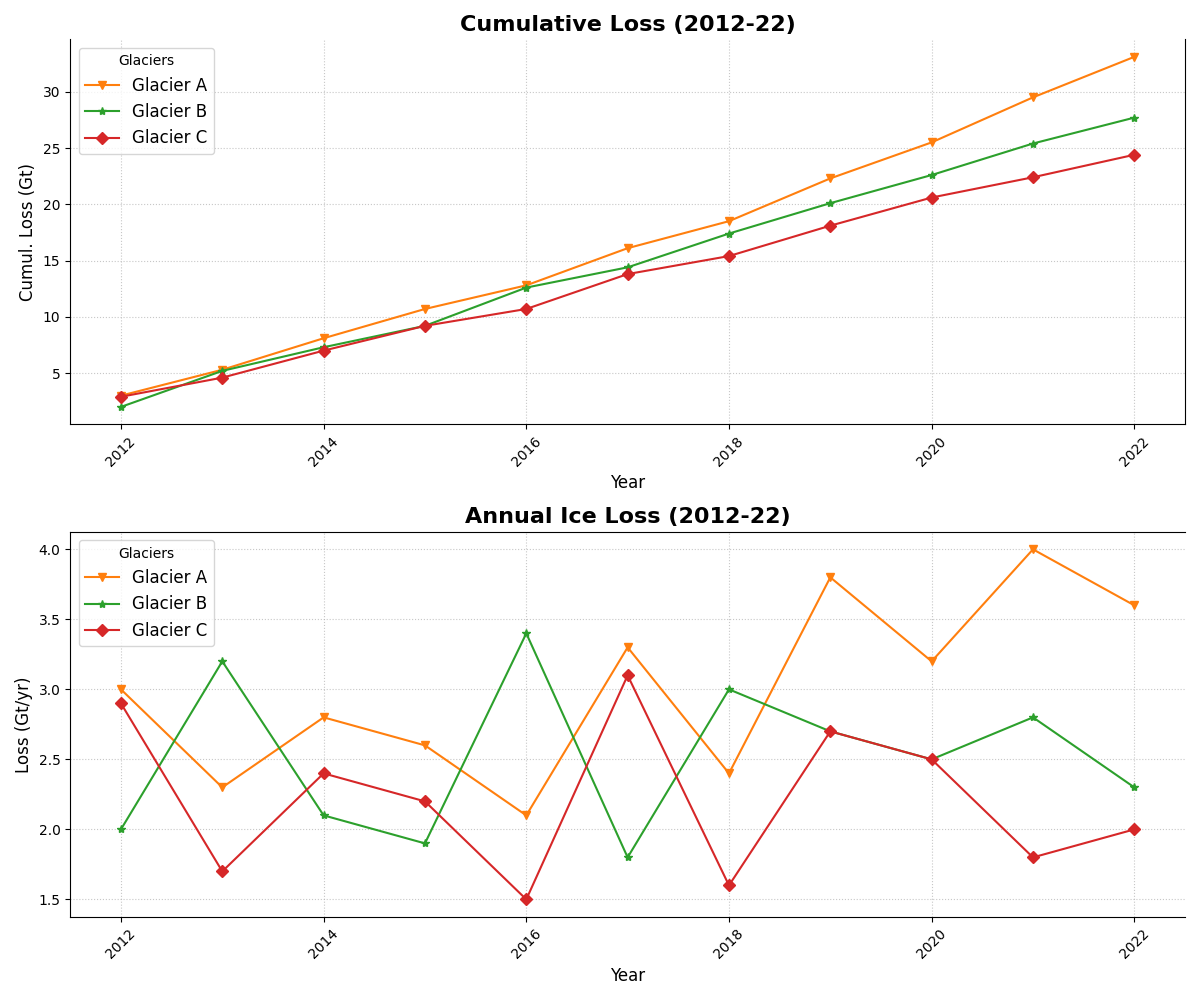

Recreate this plot in Python.
import matplotlib.pyplot as plt
import numpy as np

years = np.arange(2012, 2023)

glacier_a = np.array([3.0, 2.3, 2.8, 2.6, 2.1, 3.3, 2.4, 3.8, 3.2, 4.0, 3.6])
glacier_b = np.array([2.0, 3.2, 2.1, 1.9, 3.4, 1.8, 3.0, 2.7, 2.5, 2.8, 2.3])
glacier_c = np.array([2.9, 1.7, 2.4, 2.2, 1.5, 3.1, 1.6, 2.7, 2.5, 1.8, 2.0])

cumulative_a = np.cumsum(glacier_a)
cumulative_b = np.cumsum(glacier_b)
cumulative_c = np.cumsum(glacier_c)

fig, axs = plt.subplots(2, 1, figsize=(12, 10))

# Cumulative Loss Plot
axs[0].plot(years, cumulative_a, marker='v', label='Glacier A', color='#ff7f0e')
axs[0].plot(years, cumulative_b, marker='*', label='Glacier B', color='#2ca02c')
axs[0].plot(years, cumulative_c, marker='D', label='Glacier C', color='#d62728')

axs[0].set_title("Cumulative Loss (2012-22)", fontsize=16, fontweight='bold')
axs[0].set_xlabel("Year", fontsize=12)
axs[0].set_ylabel("Cumul. Loss (Gt)", fontsize=12)
axs[0].legend(loc='upper left', title='Glaciers', fontsize=12)
axs[0].grid(True, linestyle=':', alpha=0.7)
axs[0].tick_params(axis='x', rotation=45)
axs[0].spines['top'].set_visible(False)

# Annual Ice Loss Plot
axs[1].plot(years, glacier_a, marker='v', label='Glacier A', color='#ff7f0e')
axs[1].plot(years, glacier_b, marker='*', label='Glacier B', color='#2ca02c')
axs[1].plot(years, glacier_c, marker='D', label='Glacier C', color='#d62728')

axs[1].set_title("Annual Ice Loss (2012-22)", fontsize=16, fontweight='bold')
axs[1].set_xlabel("Year", fontsize=12)
axs[1].set_ylabel("Loss (Gt/yr)", fontsize=12)
axs[1].legend(loc='upper left', title='Glaciers', fontsize=12)
axs[1].grid(True, linestyle=':', alpha=0.7)
axs[1].tick_params(axis='x', rotation=45)
axs[1].spines['right'].set_visible(False)

plt.tight_layout()
plt.show()
